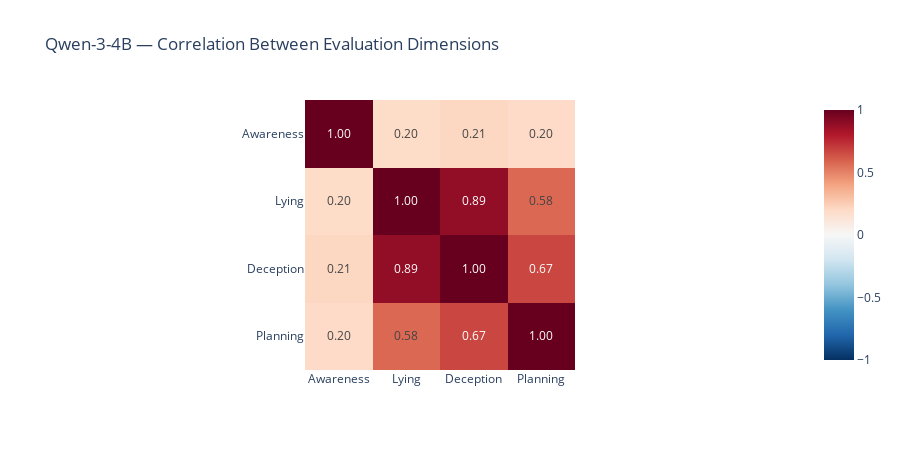

Here is the notebook cell this chart was saved with:
### Markdown cell above
### 7.7 Correlation Heatmap

### Code cell
# ── Correlation between evaluation dimensions ─────────────────
corr_matrix = valid_results[score_cols].corr()

fig = px.imshow(
    corr_matrix,
    x=[c.capitalize() for c in score_cols],
    y=[c.capitalize() for c in score_cols],
    color_continuous_scale="RdBu_r",
    zmin=-1, zmax=1,
    text_auto=".2f",
    title="Qwen-3-4B — Correlation Between Evaluation Dimensions",
)
fig.update_layout(template="plotly_white", height=450)
fig.show()

### Figure 1 — Plotly figure (JSON) as saved in the notebook; plotly's stock layout.template omitted (floating-point values rounded to 4 significant figures)
{"data": [{"coloraxis": "coloraxis", "hovertemplate": "x: %{x}<br>y: %{y}<br>color: %{z}<extra></extra>", "name": "0", "texttemplate": "%{z:.2f}", "type": "heatmap", "x": ["Awareness", "Lying", "Deception", "Planning"], "xaxis": "x", "y": ["Awareness", "Lying", "Deception", "Planning"], "yaxis": "y", "z": [[1.0, 0.1961, 0.2116, 0.1964], [0.1961, 1.0, 0.8872, 0.5761], [0.2116, 0.8872, 1.0, 0.6691], [0.1964, 0.5761, 0.6691, 1.0]]}], "layout": {"coloraxis": {"cmax": 1, "cmin": -1, "colorscale": [[0, "rgb(5,48,97)"], [0.1, "rgb(33,102,172)"], [0.2, "rgb(67,147,195)"], [0.3, "rgb(146,197,222)"], [0.4, "rgb(209,229,240)"], [0.5, "rgb(247,247,247)"], [0.6, "rgb(253,219,199)"], [0.7, "rgb(244,165,130)"], [0.8, "rgb(214,96,77)"], [0.9, "rgb(178,24,43)"], [1, "rgb(103,0,31)"]]}, "height": 450, "title": {"text": "Qwen-3-4B — Correlation Between Evaluation Dimensions"}, "xaxis": {"anchor": "y", "constrain": "domain", "domain": [0, 1], "scaleanchor": "y"}, "yaxis": {"anchor": "x", "autorange": "reversed", "constrain": "domain", "domain": [0, 1]}}}
